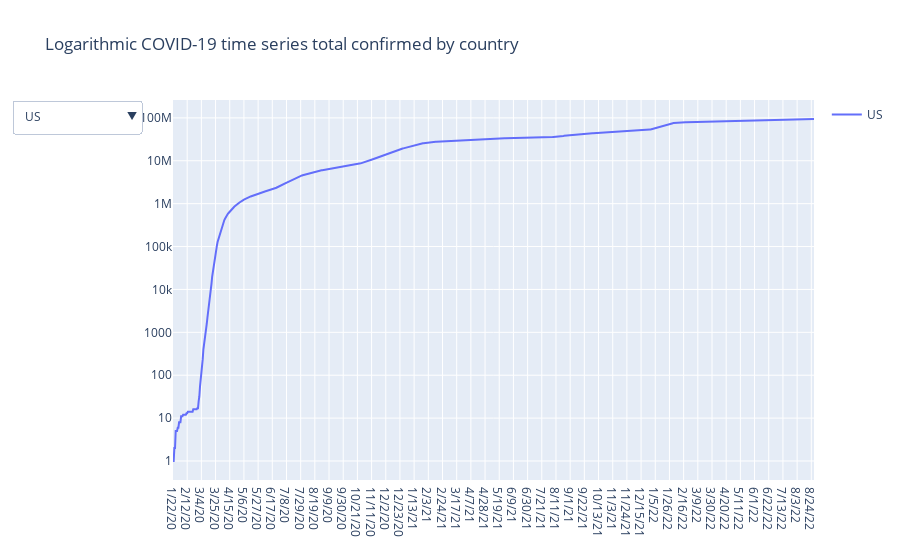

The cell this chart's notebook holds for it:
### Code cell
multi_plot(df_confirmed, title="Logarithmic COVID-19 time series total confirmed by country")

### Figure 1 — Plotly figure (JSON) as saved in the notebook; plotly's stock layout.template omitted (floating-point values rounded to 4 significant figures; data arrays with more than 128 entries replaced by an {"elided": "..."} marker saying what was removed)
{"data": [{"name": "US", "showlegend": true, "title": {"text": "US"}, "type": "scatter", "visible": true, "x": {"elided": "950 str values"}, "y": {"elided": "950 int values"}}, {"name": "India", "showlegend": true, "title": {"text": "US"}, "type": "scatter", "visible": false, "x": {"elided": "950 str values"}, "y": {"elided": "950 int values"}}, {"name": "France", "showlegend": true, "title": {"text": "US"}, "type": "scatter", "visible": false, "x": {"elided": "950 str values"}, "y": {"elided": "950 int values"}}, {"name": "Brazil", "showlegend": true, "title": {"text": "US"}, "type": "scatter", "visible": false, "x": {"elided": "950 str values"}, "y": {"elided": "950 int values"}}, {"name": "Germany", "showlegend": true, "title": {"text": "US"}, "type": "scatter", "visible": false, "x": {"elided": "950 str values"}, "y": {"elided": "950 int values"}}, {"name": "United Kingdom", "showlegend": true, "title": {"text": "US"}, "type": "scatter", "visible": false, "x": {"elided": "950 str values"}, "y": {"elided": "950 int values"}}, {"name": "Korea, South", "showlegend": true, "title": {"text": "US"}, "type": "scatter", "visible": false, "x": {"elided": "950 str values"}, "y": {"elided": "950 int values"}}, {"name": "Italy", "showlegend": true, "title": {"text": "US"}, "type": "scatter", "visible": false, "x": {"elided": "950 str values"}, "y": {"elided": "950 int values"}}, {"name": "Russia", "showlegend": true, "title": {"text": "US"}, "type": "scatter", "visible": false, "x": {"elided": "950 str values"}, "y": {"elided": "950 int values"}}, {"name": "Japan", "showlegend": true, "title": {"text": "US"}, "type": "scatter", "visible": false, "x": {"elided": "950 str values"}, "y": {"elided": "950 int values"}}], "layout": {"autosize": true, "title": {"text": "Logarithmic COVID-19 time series total confirmed by country"}, "updatemenus": [{"active": 1, "buttons": [{"args": [{"showlegend": true, "title": "All", "visible": [true, true, true, true, true, true, true, true, true, true]}], "label": "All", "method": "update"}, {"args": [{"showlegend": true, "title": "US", "visible": [true, false, false, false, false, false, false, false, false, false]}], "label": "US", "method": "update"}, {"args": [{"showlegend": true, "title": "India", "visible": [false, true, false, false, false, false, false, false, false, false]}], "label": "India", "method": "update"}, {"args": [{"showlegend": true, "title": "France", "visible": [false, false, true, false, false, false, false, false, false, false]}], "label": "France", "method": "update"}, {"args": [{"showlegend": true, "title": "Brazil", "visible": [false, false, false, true, false, false, false, false, false, false]}], "label": "Brazil", "method": "update"}, {"args": [{"showlegend": true, "title": "Germany", "visible": [false, false, false, false, true, false, false, false, false, false]}], "label": "Germany", "method": "update"}, {"args": [{"showlegend": true, "title": "United Kingdom", "visible": [false, false, false, false, false, true, false, false, false, false]}], "label": "United Kingdom", "method": "update"}, {"args": [{"showlegend": true, "title": "Korea, South", "visible": [false, false, false, false, false, false, true, false, false, false]}], "label": "Korea, South", "method": "update"}, {"args": [{"showlegend": true, "title": "Italy", "visible": [false, false, false, false, false, false, false, true, false, false]}], "label": "Italy", "method": "update"}, {"args": [{"showlegend": true, "title": "Russia", "visible": [false, false, false, false, false, false, false, false, true, false]}], "label": "Russia", "method": "update"}, {"args": [{"showlegend": true, "title": "Japan", "visible": [false, false, false, false, false, false, false, false, false, true]}], "label": "Japan", "method": "update"}]}], "xaxis": {"autorange": true, "range": [0, 949], "type": "category"}, "yaxis": {"autorange": true, "range": [-0.443, 8.417], "type": "log"}}}
